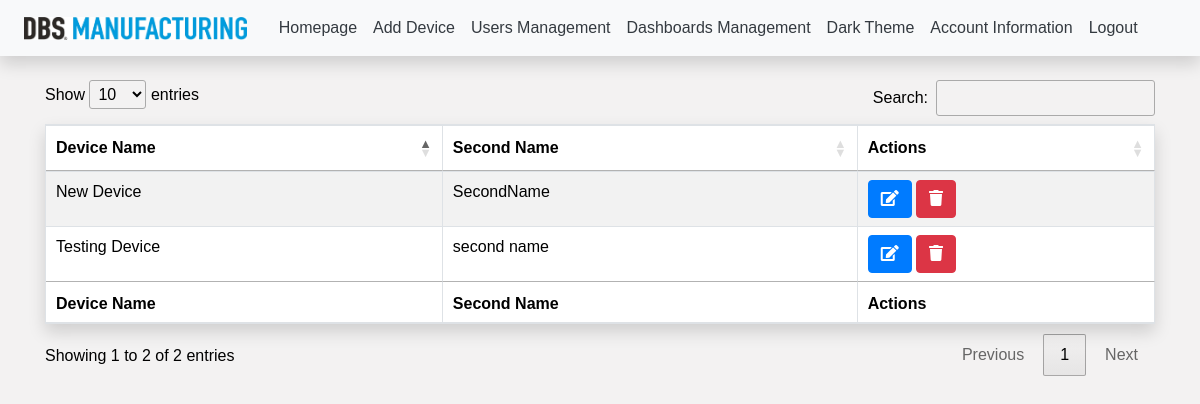
The app's page /customize-dashboard.php (signed in) with its own data.
### tables this page shows
CREATE TABLE `devices` (
  `id` int(11) NOT NULL,
  `mac` varchar(200) NOT NULL,
  `device_name` varchar(30) NOT NULL,
  `second_name` varchar(100) NOT NULL,
  `meter_ranges` varchar(100) NOT NULL DEFAULT '0, 2500, 5000, 7500, 10000, 12500, 15000, 17500, 20000',
  `meter_range_1` int(11) NOT NULL DEFAULT 6000,
  `meter_range_2` int(11) NOT NULL DEFAULT 12000,
  `meter_range_3` int(11) NOT NULL DEFAULT 18000,
  `meter_color_1` varchar(20) NOT NULL DEFAULT '#85ff89',
  `meter_color_2` varchar(20) NOT NULL DEFAULT '#7075ff',
  `meter_color_3` varchar(20) NOT NULL DEFAULT '#ff7575',
  `manual` varchar(100) NOT NULL,
  `primary_logo` varchar(1000) NOT NULL DEFAULT 'dbs.png',
  `secondary_logo` varchar(1000) NOT NULL,
  `use_secondary_logo` varchar(10) NOT NULL
);

### customize-dashboard.php (the view, shortened to what this page needs)
<?php
require 'app/main.php';
?>
<!DOCTYPE html>
<html lang="en">
<?php require 'app/head.include.php'; ?>
<link rel="stylesheet" type="text/css" href="https://cdn.datatables.net/1.10.24/css/dataTables.bootstrap4.min.css">
<link rel="stylesheet" type="text/css" href="https://cdn.datatables.net/1.10.15/css/jquery.dataTables.min.css"></link>
<body>
<?php require 'app/nav.include.php'; ?>
<div class="container mt-4">
    <table id="example" class="table table-striped table-bordered bg-white shadow autoColorTable_theme" style="width:100%">
        <thead>
        <tr>
            <th>Device Name</th>
            <th>Second Name</th>
            <th>Actions</th>
        </tr>
        </thead>
        <tbody>
        <?php
        $sql = "SELECT * FROM devices";
        $res = mysqli_query($con, $sql);
        while($row = mysqli_fetch_array($res)){
            ?>
            <tr>
                <td><?php echo $row["device_name"]; ?></td>
                <td><?php echo $row["second_name"]; ?></td>
                <td>
                    <a href="admin_create_DashboardEdit.php?id=<?php echo $row['id']; ?>" class="btn btn-primary">
                        <i class="fas fa-edit"></i>
                    </a>
                    <a href="customize-dashboard.php?del_device_id=<?php echo $row['id']; ?>" class="btn btn-danger">
                        <i class="fas fa-trash"></i>
                    </a>
                </td>
            </tr>
            <?php
        }
        ?>
        </tbody>
        <tfoot>
        <tr>
            <th>Device Name</th>
            <th>Second Name</th>
            <th>Actions</th>
        </tr>
        </tfoot>
    </table>
</div>
</body>
</html>

### assets/custom_css/main.css (style rules this page uses)
* { font-family: sans-serif; }
table { width: 100% !important; }

### assets/custom_css/light_theme.css (style rules this page uses)
body { background-color: #f3f2f2; color: black; }
.autoColorTable_theme { color: black !important; background-color: white !important; }

### records on screen
devices: device_name "Testing Device", second_name "second name"
devices: device_name "New Device", second_name "SecondName"

### other values on screen
$themeLinkText "Dark Theme"
